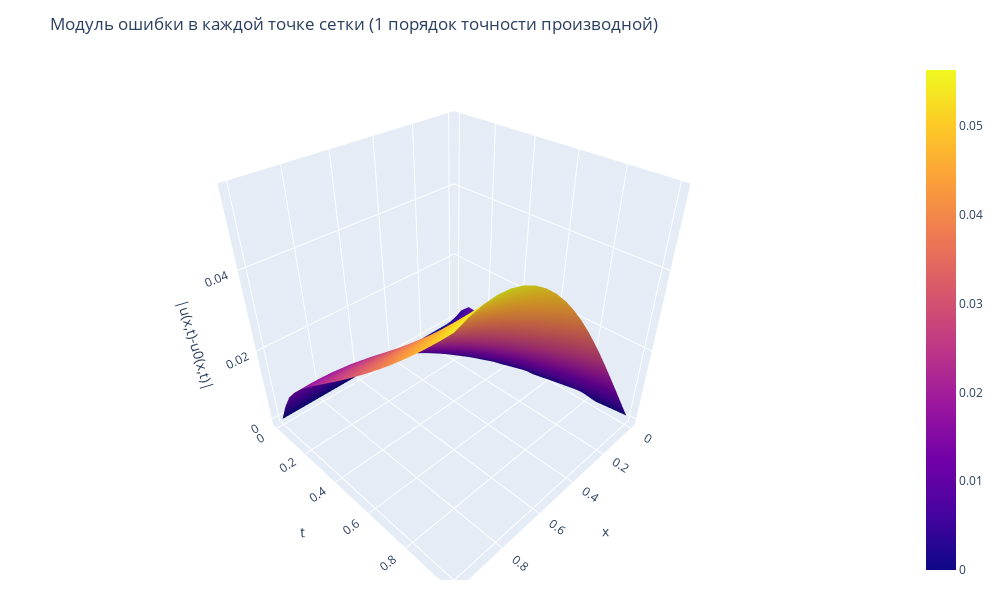

Notebook cell for this chart:
### Code cell
error_graph(order=1)

### Figure 1 — Plotly figure (JSON) as saved in the notebook; plotly's stock layout.template omitted (floating-point values rounded to 4 significant figures; data arrays with more than 128 entries replaced by an {"elided": "..."} marker saying what was removed)
{"data": [{"type": "surface", "x": {"elided": "21x21 float values"}, "y": {"elided": "21x21 float values"}, "z": {"elided": "21x21 float values"}}], "layout": {"height": 600, "margin": {"b": 20, "l": 10, "r": 10, "t": 60}, "scene": {"xaxis": {"title": {"text": "x"}}, "yaxis": {"title": {"text": "t"}}, "zaxis": {"title": {"text": "|u(x,t)-u0(x,t)|"}}}, "title": {"text": "Модуль ошибки в каждой точке сетки (1 порядок точности производной)"}, "width": 1000}}
